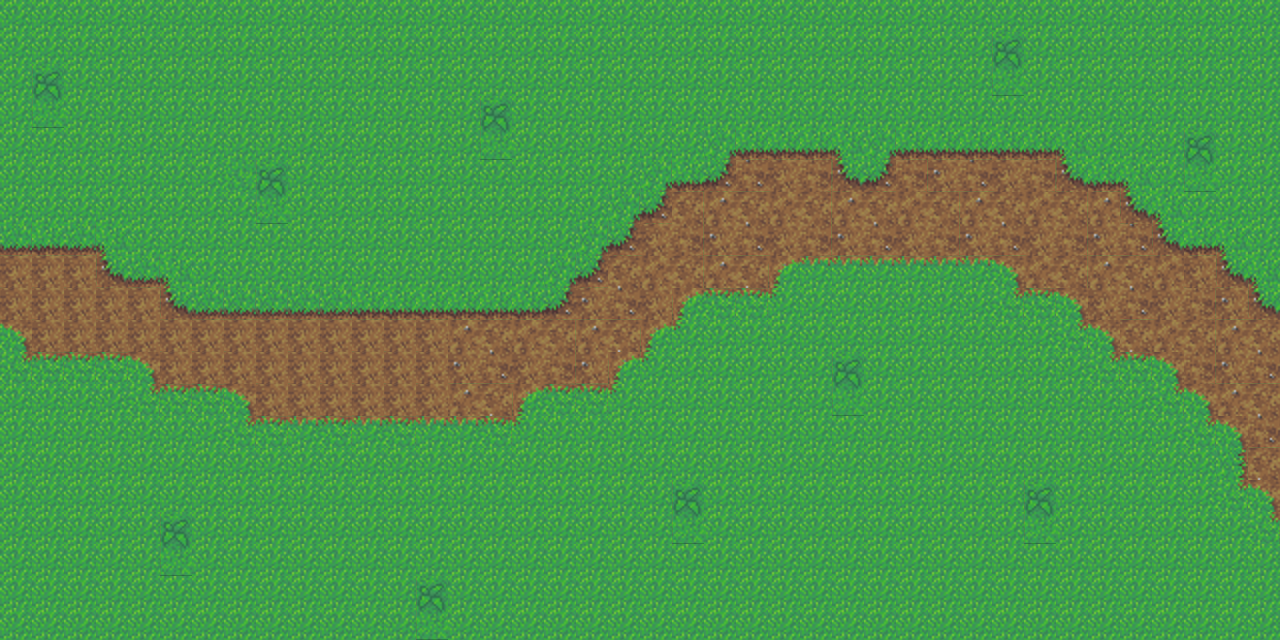

This game map was drawn from its Tiled (.tmx) file and the tilesets committed beside it. A one-line description and the trimmed map source follow:
An orthogonal 40x20 tile map with 32x32 px tiles, 1 tile layer (Map).

<map version="1.0" orientation="orthogonal" renderorder="right-down" width="40" height="20" tilewidth="32" tileheight="32" nextobjectid="38">
 <tileset firstgid="1" name="grass" tilewidth="32" tileheight="32">
  <image source="../tileset/grass-tiles-2-small.png" width="384" height="192" />
 </tileset>
 <layer name="Map" width="40" height="20">
  <data>[800 cells, 800 non-empty, 26 distinct tile ids]</data>
 </layer>
</map>
